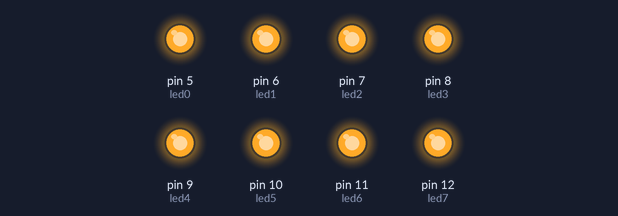
The sketch below on a simulated Arduino Uno, built with avr-gcc and run on an emulated ATmega328P. On the bench: output pins drawn as LEDs (lit = HIGH).

Above: at 0.1 s.
At 11.9 s:
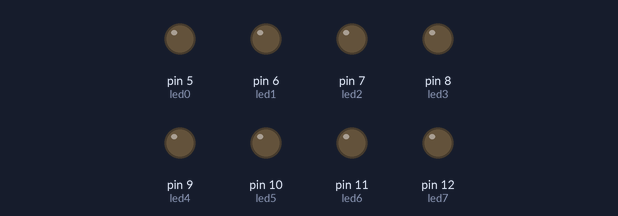
Timing chart, 0 to 13.4 s (numbered marks = the images above):
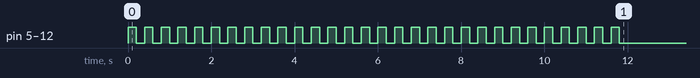

The sketch:

007_For_loop.ino
```cpp
/**********************************************************************************
**                                                                               **
**                              Array de 8 LEDs                                  **
**                                                                               **
**                                                                               **
**********************************************************************************/
//********** Includes *************************************************************
//********** Variables ************************************************************
const int led0 = 5;          // donar nom al pin 5 de l’Arduino
const int led1 = 6;          // donar nom al pin 6 de l’Arduino
const int led2 = 7;          // donar nom al pin 7 de l’Arduino
const int led3 = 8;          // donar nom al pin 8 de l’Arduino
const int led4 = 9;          // donar nom al pin 9 de l’Arduino
const int led5 = 10;         // donar nom al pin 10 de l’Arduino
const int led6 = 11;         // donar nom al pin 11 de l’Arduino
const int led7 = 12;         // donar nom al pin 12 de l’Arduino
//********** Setup ****************************************************************
void setup()
{
  pinMode(led0, OUTPUT);     // definir el pin 5 com una sortida
  pinMode(led1, OUTPUT);     // definir el pin 6 com una sortida
  pinMode(led2, OUTPUT);     // definir el pin 7 com una sortida
  pinMode(led3, OUTPUT);     // definir el pin 8 com una sortida
  pinMode(led4, OUTPUT);     // definir el pin 9 com una sortida
  pinMode(led5, OUTPUT);     // definir el pin 10 com una sortida
  pinMode(led6, OUTPUT);     // definir el pin 11 com una sortida
  pinMode(led7, OUTPUT);     // definir el pin 12 com una sortida

  for(int i=0; i<30; i++)
  {digitalWrite(led0, HIGH);    // posar a 5V el pin 5
  digitalWrite(led1, HIGH);    // posar a 5V el pin 6
  digitalWrite(led2, HIGH);    // posar a 5V el pin 7
  digitalWrite(led3, HIGH);    // posar a 5V el pin 8
  digitalWrite(led4, HIGH);    // posar a 5V el pin 9
  digitalWrite(led5, HIGH);    // posar a 5V el pin 10
  digitalWrite(led6, HIGH);    // posar a 5V el pin 11
  digitalWrite(led7, HIGH);    // posar a 5V el pin 12

  delay(200);                  // es queden leds 500ms encesos

  digitalWrite(led0, LOW);     // posar a 0V el pin 5
  digitalWrite(led1, LOW);     // posar a 0V el pin 6
  digitalWrite(led2, LOW);     // posar a 0V el pin 7
  digitalWrite(led3, LOW);     // posar a 0V el pin 8
  digitalWrite(led4, LOW);     // posar a 0V el pin 9
  digitalWrite(led5, LOW);     // posar a 0V el pin 10
  digitalWrite(led6, LOW);     // posar a 0V el pin 11
  digitalWrite(led7, LOW);     // posar a 0V el pin 12

  delay(200);                  // es queden leds 500ms apagats

          }
}
//********** Loop *****************************************************************
void loop()
{

 }
//********** Funcions *************************************************************
```
